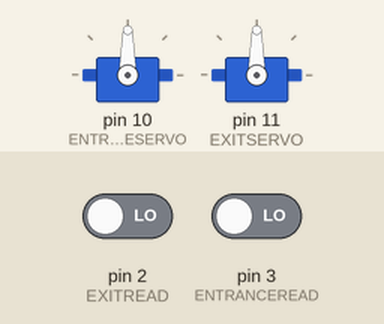
The sketch below on a simulated Arduino Uno, built with avr-gcc and run on an emulated ATmega328P. Parts: 2 × servo. The test bench sets the inputs (shaded band); at power-on: pin 2 (EXITREAD) LOW, pin 3 (ENTRANCEREAD) LOW.

Above: at 1.2 s.
1.3 s: pin 2 (EXITREAD) driven HIGH
At 2.5 s:
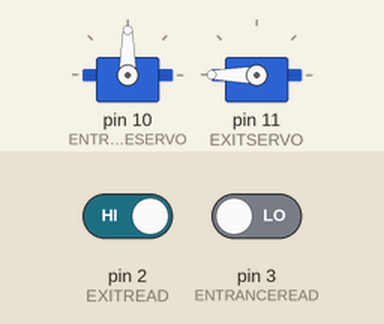
2.8 s: pin 3 (ENTRANCEREAD) driven HIGH
At 3.7 s:
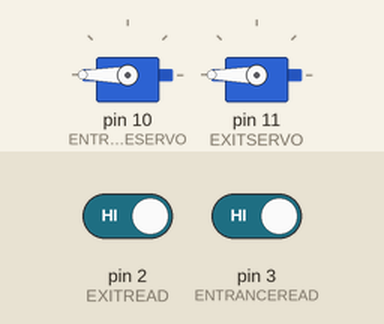
4.3 s: pin 2 (EXITREAD) driven LOW
At 4.8 s:
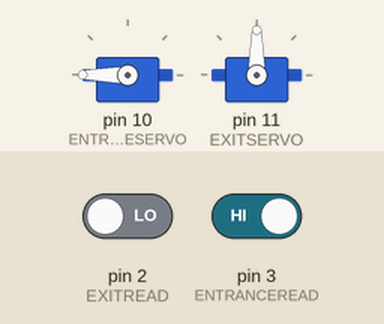
5.8 s: pin 3 (ENTRANCEREAD) driven LOW
At 7.2 s:
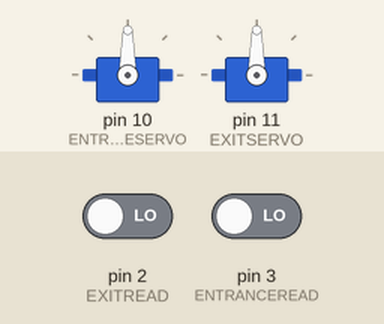
Timing chart, 0 to 8.3 s (numbered marks = the images above; inputs shaded):
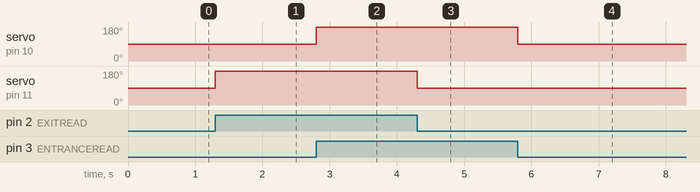

Measured:
- after the input at 1.3 s, servo on pin 11 (EXITSERVO): 90° → 180° at once
- after the input at 2.8 s, servo on pin 10 (ENTRANCESERVO): 90° → 180° at once
- after the input at 4.3 s, servo on pin 11 (EXITSERVO): 180° → 90° at once
- after the input at 5.8 s, servo on pin 10 (ENTRANCESERVO): 180° → 90° at once

The sketch:

CapstoneServoProgram.ino
```cpp
#include<Servo.h>

//Definitions for Servo positions in degrees
#define OPEN 180
#define CLOSED 90

//Define digitalRead pins for entrance and exit to dictate open or closed state
#define EXITREAD 2
#define ENTRANCEREAD 3

//Defines pins attached to entrance and exit
#define ENTRANCESERVO 10
#define EXITSERVO 11
//Declaring entrance and exit servo structs
Servo entranceServo;
Servo exitServo;

//Used to store the states of each servo (either open or closed)
int exitState, entranceState;

void setup() {
pinMode(ENTRANCEREAD, INPUT); //Declares the ENTRANCEREAD pin as input
pinMode(EXITREAD, INPUT); //Declares the EXITREAD pin as input
entranceServo.attach(ENTRANCESERVO); //Attaches the ENTRANCESERVO to its defined pin
exitServo.attach(EXITSERVO); //Attaches the EXITSERVO to its defined pin
}

void loop() {
entranceState = (digitalRead(ENTRANCEREAD)==HIGH) ? OPEN : CLOSED; //Checks the ENTRANCEREAD pin, if high open, if low close
exitState = (digitalRead(EXITREAD)==HIGH) ? OPEN : CLOSED; //Checks the EXITREAD pin, if high open, if low close
entranceServo.write(entranceState); //Writes the entrance servo to its dictated state
exitServo.write(exitState); //Writes the exit servo to its dictated state

}
```
